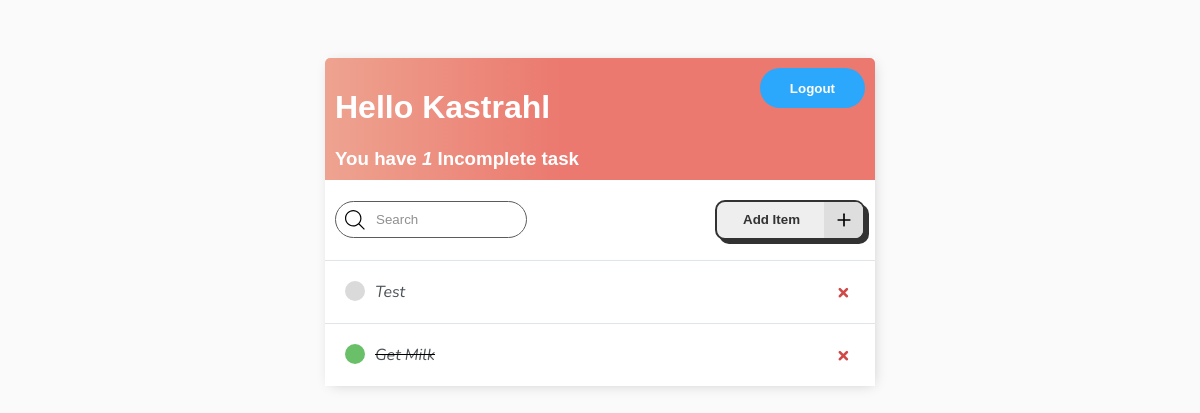
Page / (signed in) on the earlier database version.
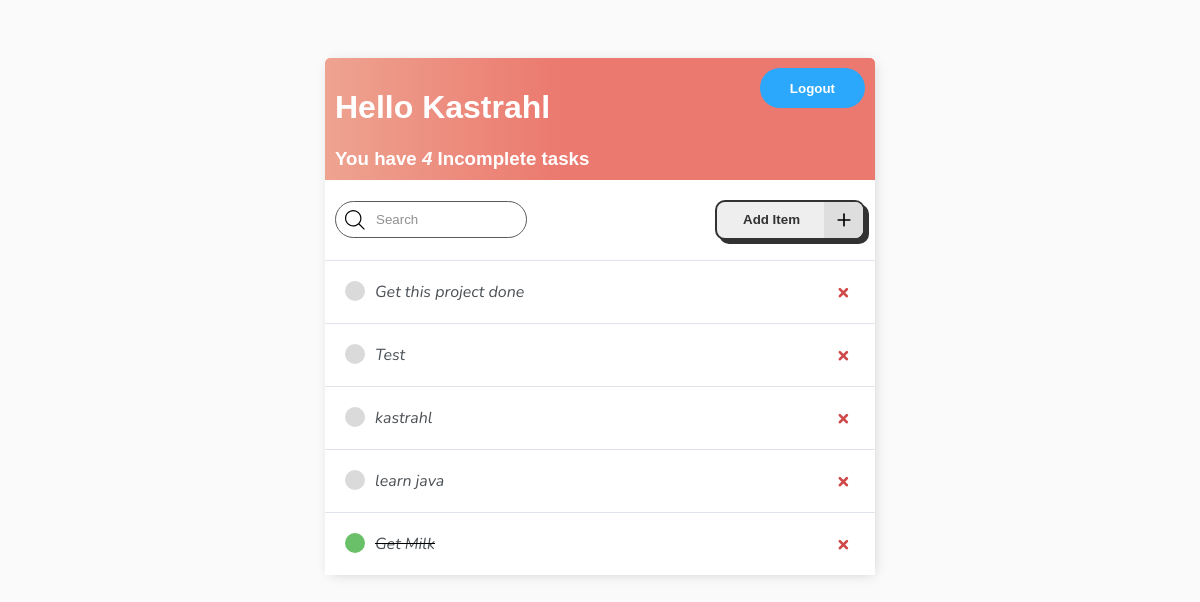
Same page on the later database version.
### base/models.py (models this page shows)
class Task(models.Model):
    user = models.ForeignKey(User, on_delete=models.CASCADE, null=True, blank=True)        #if user deleted all child tasks are deleted(CASCADE) or items to remain(SET_NULL)
    title = models.CharField(max_length=200)
    description = models.TextField(null=True, blank=True)
    complete = models.BooleanField(default=False)
    created = models.DateTimeField(auto_now_add=True)      # auto date time stamp
    def __str__(self):
        return self.title
    class Meta:
        ordering = ['complete']         #order by complete status

### base/views.py (the view)
# urls.py: path('', TaskList.as_view(), name='tasks'),                             # root URL - #base url thus empty string, view name
class TaskList( LoginRequiredMixin , ListView):                   # Listeview return a template with query set of data
    model = Task
    context_object_name = 'tasks'           # to assign variable context in HTML / simple view
    def get_context_data(self, **kwargs ):
        context = super().get_context_data(**kwargs)
        context['tasks'] = context['tasks'].filter(user=self.request.user)          #filter all tasks based on user
        context['count'] = context['tasks'].filter(complete=False).count()          #output of incomplete tasks
        search_input = self.request.GET.get('search-area') or ''
        if search_input:
            context['tasks'] = context['tasks'].filter(title__icontains=search_input)
        context['search_input'] = search_input
        return context

### base/templates/base/task_list.html (shortened to what this page needs)
{% extends 'base/main.html' %}
{% block content %}
<div class="header-bar">
    <div>
        <h1>Hello {{request.user | title}}</h1>
        <h3 style = "margin: 0"> You have <i>{{count}}</i> Incomplete task{{count|pluralize:"s"}} </h3>
    </div>
    {% if request.user.is_authenticated %}
    <form action="{% url 'logout' %}" method="post">
        <button type="submit" class="styled-button" >Logout</button>
    </form>
    {% else %}
    <a href="{% url 'login' %}" class="styled-button" >Log In</a>
    {% endif %}
</div>
<div class ="search-add-wrapper">
    <form class="container-input" method="get" id="search-form">
        <input type="text" class="input" id="search-input" placeholder="Search" name="search-area">
    </form>
    <a id="add-task" href="{% url 'task-create' %}" class="add-button-link" >
    <button class="button-add" type="button">
        <span class="button__text">Add Item</span>
        <span class="button__icon">
            <svg class="svg" fill="none" height="24" stroke="currentColor" stroke-linecap="round" stroke-linejoin="round" stroke-width="2" viewBox="0 0 24 24" width="24" xmlns="http://www.w3.org/2000/svg">
                <line x1="12" x2="12" y1="5" y2="19"></line>
                <line x1="5" x2="19" y1="12" y2="12"></line>
            </svg>
        </span>
    </button>
    </a>
</div>
<div class="task-item-wrapper" id="task-list">
    {% for task in tasks %}
        <div class="task-wrapper">
            {% if task.complete %}
                <div class="task-title">
                    <div class="task-complete-icon"></div>
                    <i><s><a href="{% url 'task-update' task.id %}">{{task}}</a></s></i>
                </div>
                <a class="delete-link" href="{% url 'task-delete' task.id %}">&#215;</a>
            {% else %}
                <div class="task-title">
                    <div class="task-incomplete-icon"></div>
                    <i><a href="{% url 'task-update' task.id %}">{{task}}</a></i>
                </div>
                <a class="delete-link" href="{% url 'task-delete' task.id %}">&#215;</a>
            {% endif %}
        </div>
    {% empty %}
    <h3>No Items in List</h3>
    {% endfor %}
</div>
{% endblock content %}

### base/templates/base/main.html (shortened to what this page needs)
{% load static %}
<!DOCTYPE html>
<html lang="en">
<head>
    <link rel="stylesheet" type="text/css" href="{% static 'style.css' %}">
</head>
<body>
    <div class="container">
        {% block content %}
        {% endblock content %}
    </div>
</body>
</html>

### base/static/style.css (style rules this page uses)
body { background-color:#FAFAFA; font-family: 'Nunito', sans-serif; padding-top: 50px; }
.container { max-width: 550px; margin: auto; background-color:#fff ; -webkit-box-shadow: 2px 2px 13px -4px rgba(0, 0, 0, 0.21); box-shadow: 2px 2px 13px -4px rgba(0, 0, 0, 0.21); }
h1,h2,h3,h4,h5,h6 { font-family: 'Raleway', sans-serif; }
a,p { color: #4b5156; }
.header-bar { display: flex; justify-content: space-between; color: #fff; padding: 10px; border-radius: 5px 5px 0 0; background: linear-gradient(90deg, #EEA390 0%, #EB796F 43%, #EB796F 100%); }
button.styled-button, a.styled-button { padding: 12.5px 30px; border: 0; border-radius: 100px; background-color: #2ba8fb; color: #ffffff; font-weight: bold; text-decoration: none; display: inline-block; transition: all 0.5s; -webkit-transition: all 0.5s; }
.button-add { --main-focus: #2d8cf0; --font-color: #323232; --bg-color-sub: #dedede; --bg-color: #eee; --main-color: #323232; position: relative; width: 150px; height: 40px; cursor: pointer; display: flex; align-items: center; border: 2px solid var(--main-color); box-shadow: 4px 4px var(--main-color); background-color: var(--bg-color); border-radius: 10px; overflow: hidden; text-decoration: none; transition: all 0.3s; }
.search-add-wrapper { margin-top: 10px; margin-bottom: 10px; display: flex; justify-content: space-between; align-items: center; padding: 10px; }
.task-wrapper { display: flex; align-items: center; justify-content: space-between; background-color: #fff; border-top: 1px solid #dfe4ea; overflow: hidden; }
.task-title { display: flex; padding: 20px; }
.task-title a { text-decoration: none; color: #4b5156; margin-left: 10px; }
.task-complete-icon { height: 20px; width: 20px; background-color: rgb(105, 192, 105); border-radius: 50%; }
.task-incomplete-icon { height: 20px; width: 20px; background-color: rgb(218, 218, 218); border-radius: 50%; }
.delete-link { margin-right: 25px; text-decoration: none; font-weight: 900; color: #cf4949; font-size: 22px; line-height: 0; padding: 20px 0px; }
.container-input { position: relative; }
.input { width: 150px; padding: 10px 0px 10px 40px; border-radius: 9999px; border: solid 1px #333; transition: all .2s ease-in-out; outline: none; opacity: 0.8; }
.container-input svg { position: absolute; top: 50%; left: 10px; transform: translate(0, -50%); }
.button-add .button__text { color: var(--font-color); font-weight: 700; transition: all 0.3s; text-decoration: none !important; margin-left: 20px; }
.add-button-link { text-decoration: none; }
.button-add .button__icon { position: absolute; top: 0; right: 0; height: 100%; width: 39px; background-color: var(--bg-color-sub); display: flex; align-items: center; justify-content: center; transition: all 0.3s; }
.button-add .svg { width: 20px; fill: var(--main-color); }

Differences in the rows shown:
now on this page (row edited): Task: title "Get this project done"
added Task: title "kastrahl"
added Task: title "learn java"
Other differences:
{{ count }}: "1" → "4"
